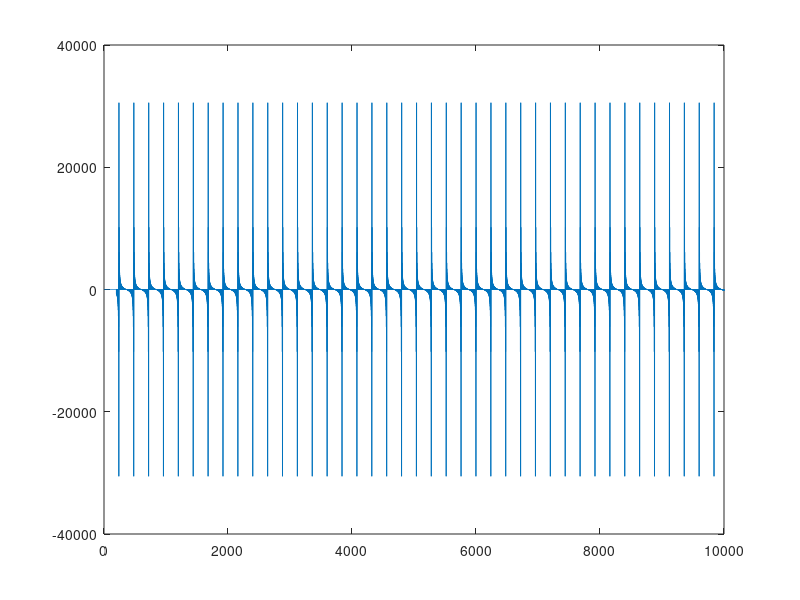

Source code (MATLAB):
% squareComparison.m
% Dan Hirlinger
% 11/2/20
clear;clc;

Fs = 48000; Ts = 1/Fs;
t = [0:Ts:1-Ts].';
f = 200;

x = square(2*pi*f*t);

harmonic = 3;
p = sin(2*pi*f*t*harmonic);

% plot(t,x); hold on;
% plot(t,p); hold off;
% axis([0 1 -1.1 1.1]);

% multiplying by odd harmonic will result in positive innerProduct results
% multiplying by even harmonic will give basically 0
innerProduct = p.' * x;

innerProduct = zeros(500,1);
for m = f:10000
    p = sin(2*pi*f*t*m); %m = harmonic
    innerProduct(m,1) = p.' * x;
end
plot(innerProduct);